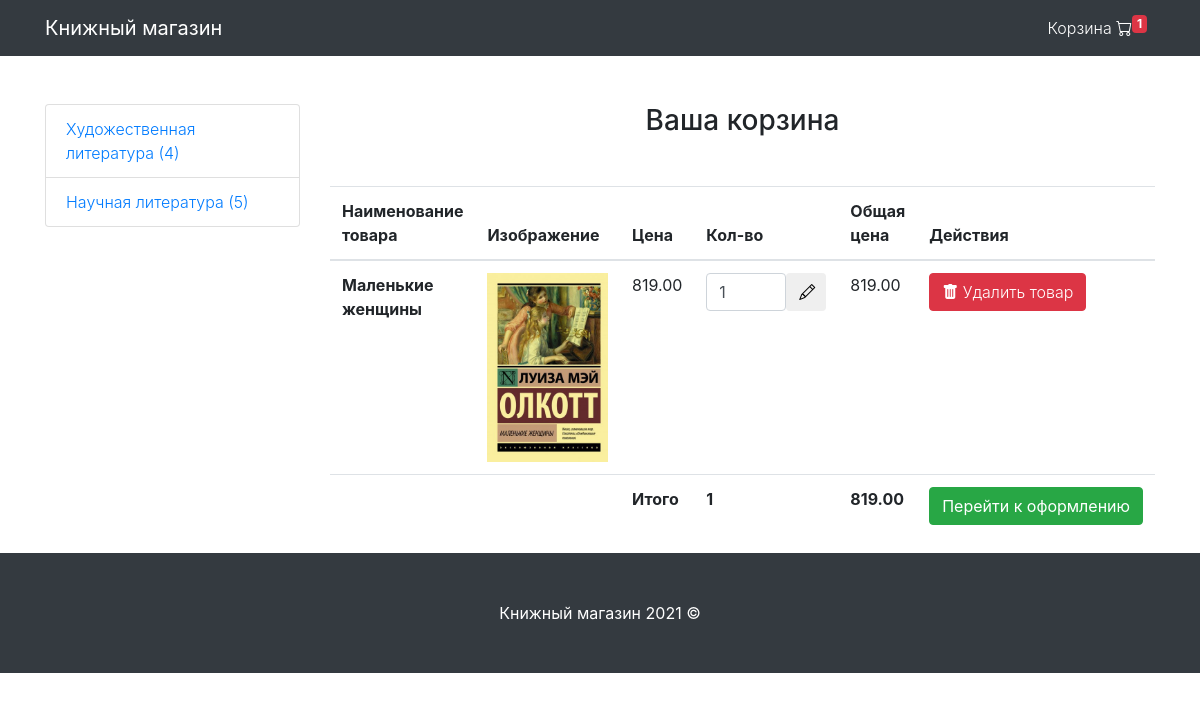
The page /cart/ (signed in) on the database as committed earlier.
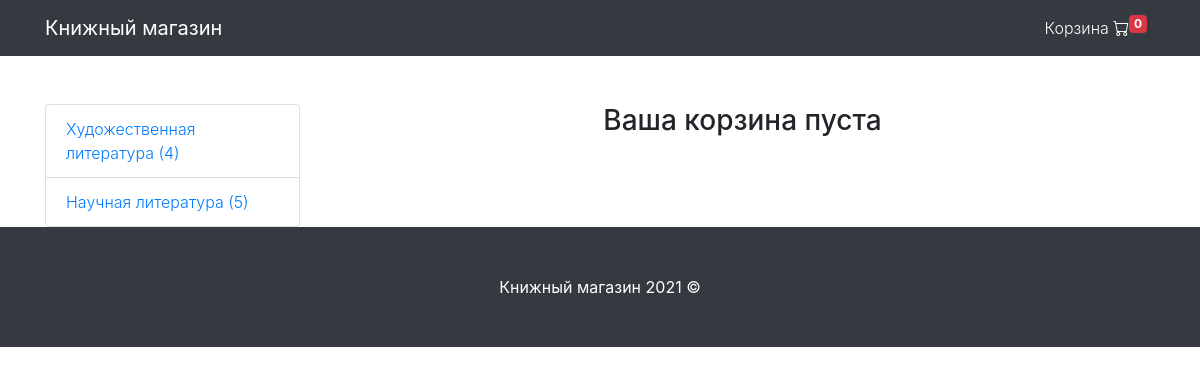
The same page on the database as committed later.
### mainapp/models.py (models this page shows, shortened)
class Cart(models.Model):
    owner = models.ForeignKey('Customer', null=True, verbose_name='Владелец', on_delete=models.CASCADE)
    products = models.ManyToManyField(Cartproduct, blank=True, related_name='related_cart')
    total_products = models.PositiveIntegerField(default=0)
    final_price = models.DecimalField(max_digits=9, default=0, decimal_places=2, verbose_name='Общая цена')
    in_order = models.BooleanField(default=False)               # Статус или стадия заказа
    for_anonymous_user = models.BooleanField(default=False)     # Для незарегистрированных пользователей

class Category(models.Model):
    name = models.CharField(max_length=255, verbose_name='Имя категории')
    slug = models.SlugField(unique=True)
    objects = CategoryManager()
    def get_absolute_url(self):
        return reverse('category_detail', kwargs={'slug': self.slug})

class Cartproduct(models.Model):
    user = models.ForeignKey('Customer', verbose_name='Покупатель', on_delete=models.CASCADE)
    cart = models.ForeignKey('Cart', verbose_name='Корзина', on_delete=models.CASCADE, related_name='related_products')
    content_type = models.ForeignKey(ContentType, on_delete=models.CASCADE)
    object_id = models.PositiveIntegerField()
    content_object = GenericForeignKey('content_type', 'object_id')
    qty = models.PositiveIntegerField(default=1)
    final_price = models.DecimalField(max_digits=9, decimal_places=2, verbose_name='Общая Цена')

class Product(models.Model):
    MIN_RESOLUTION = (400, 400)
    MAX_RESOLUTION = (800, 800)
    MAX_IMAGE_SIZE = 3145728
    class Meta:
        abstract = True
    category = models.ForeignKey(Category, verbose_name='Категория', on_delete=models.CASCADE)
    title = models.CharField(max_length=255, verbose_name='Наименование')
    slug = models.SlugField(unique=True)
    image = models.ImageField(verbose_name='Изображение')
    description = models.TextField(verbose_name='Описание', null=True)
    price = models.DecimalField(max_digits=9, decimal_places=2, verbose_name='Цена')
    def get_model_name(self):
        return self.__class__.__name__.lower()

class FictionBook(Product):
    publisher = models.CharField(max_length=255, verbose_name='Издательство')
    binding = models.CharField(max_length=255, verbose_name='Переплет')
    size = models.CharField(max_length=255, verbose_name='Размер')
    paper = models.CharField(max_length=255, verbose_name='Бумага')
    ISBN = models.CharField(max_length=255, verbose_name='ISBN')
    edition = models.PositiveIntegerField(default=0, verbose_name='Тираж')
    language = models.CharField(max_length=255, verbose_name='Язык')
    product_code = models.CharField(max_length=255, verbose_name='Код товара')

### mainapp/views.py (the view)
# urls.py: path('cart/', CartView.as_view(), name='cart'),
class CartView(CartMixin, View):
    def get(self, request, *args, **kwargs):
        categories = Category.objects.get_categories_for_left_sidebar()
        context = {
            'cart': self.cart,
            'categories': categories
        }
        return render(request, 'cart.html', context)

### mainapp/mixins.py (called while the page is built)
    def dispatch(self, request, *args, **kwargs):
        if request.user.is_authenticated:
            customer = Customer.objects.filter(user=request.user).first()
            if not customer:
                customer = Customer.objects.create(
                    user = request.user
                )
            cart = Cart.objects.filter(owner=customer, in_order=False).first()
            if not cart:
                cart = Cart.objects.create(owner=customer)
        else:
            cart = Cart.objects.filter(for_anonymous_user=True).first()
            if not cart:
                cart = Cart.objects.create(for_anonymous_user=True)
        self.cart = cart
        return super().dispatch(request, *args, **kwargs)

### mainapp/models.py (called while the page is built)
def get_models_for_count(*model_names):
    return [models.Count(model_name) for model_name in model_names]

    def get_queryset(self):
        return super().get_queryset()

### mainapp/templates/cart.html (shortened to what this page needs)
{% extends 'base.html' %}
{% block content %}
<h3 class="text-center mt-5 mb-5">Ваша корзина {% if not cart.products.count %} пуста {% endif %}</h3>
{% if cart.products.count %}
<table class="table">
    <thead>
        <tr>
            <th scope="col">Наименование товара</th>
            <th scope="col">Изображение</th>
            <th scope="col">Цена</th>
            <th scope="col">Кол-во</th>
            <th scope="col">Общая цена</th>
            <th scope="col">Действия</th>
        </tr>
    </thead>
    <tbody>
    {% for item in cart.products.all %}
        <tr>
            <th scope="row">{{ item.content_object.title }}</th>
            <td class="w-25"><img src="{{ item.content_object.image.url }}" class="img-fluid"></td>
            <td>{{ item.content_object.price }}</td>
            <td>
                <form class="form-inline" action="{% url 'change_qty' ct_model=item.content_object.get_model_name slug=item.content_object.slug %}" method="POST">
                    <input type="number" class="form-control col-md-8" name="qty" min="1" max="1000" style="width: 120px;" value="{{ item.qty }}" id="qty">
                    <button type="submit" class="btn font-weight-light col-md-4 " title="Изменить количество">
                        <i  class="bi bi-pencil"></i>
                    </button>
                </form>
            </td>
            <td>{{ item.final_price }}</td>
            <td>
                <a href="{% url 'delete_from_cart' ct_model=item.content_object.get_model_name slug=item.content_object.slug %}">
                    <button class="btn btn-danger font-weight-light"><i class="bi-trash-fill"></i> Удалить товар</button>
                </a>
            </td>
        </tr>
    {% endfor %}
    <tr>
        <td colspan='2'></td>
        <td class="font-weight-bold">Итого</td>
        <td class="font-weight-bold">{{ cart.total_products }}</td>
        <td><strong> {{ cart.final_price }} </strong></td>
        <td><a href="{% url 'checkout' %}"><button class="btn btn-success">Перейти к оформлению</button></a></td>
    </tr>
    </tbody>
  </table>
{% endif %}
{% endblock content %}

### mainapp/templates/base.html (shortened to what this page needs)
{% load static %}
<!DOCTYPE html>
<html lang="en">
<head>
	<link rel="stylesheet" href="https://maxcdn.bootstrapcdn.com/bootstrap/4.0.0/css/bootstrap.min.css"
 />
	<link rel="stylesheet" href="https://cdn.jsdelivr.net/npm/bootstrap-icons@1.5.0/font/bootstrap-icons.css">
</head>
<body>
	<nav class="navbar navbar-expand-lg navbar-dark bg-dark fixed-top">
		<div class="container">
			<a class="navbar-brand" href="{% url 'base' %}">Книжный магазин</a>
			<div class="collapse navbar-collapse" id="navbarResponsive">
				<ul class="navbar-nav ml-auto">
					<li class="nav-item">
						<a class="nav-link font-weight-light text-white" href="{% url 'cart' %}">Корзина
							<i class="bi bi-cart"></i><sup class="badge badge-danger">{{ cart.products.count }}</sup>
						</a>
					</li>
				</ul>
			</div>
		</div>
	</nav>
	<div class="container">
		<div class="row">
			<div class="col-lg-3 mt-5">
				<div class="list-group font-weight-light">
					{% for category in categories %}
					<a href="{{ category.url }}" class="list-group-item">{{ category.name }} ({{ category.count }})</a>
					{% endfor %}
				</div>
			</div>
			<div class="col-lg-9">
				{% block content %}{% endblock content %}
			</div>
		</div>
	</div>
	<footer class="py-5 bg-dark">
		<div class="container">
			<p class="m-0 text-center text-white">Книжный магазин 2021 &copy; </p>
		</div>
	</footer>
</body>
</html>

Rows that differ between the two databases and show on the page:
removed Cartproduct: content_object "Маленькие женщины", content_object.image (picture), content_object.price "819.00", qty "1", final_price "819.00"
changed Cart: products.count "1" → "0"; total_products "1" → (not shown); final_price "819.00" → (not shown)
Other text that changed with them:
text no longer shown: "Наименование товара Изображение Цена Кол-во Общая цена Действия Итого Перейти к оформлению"
text now shown: "пуста"
